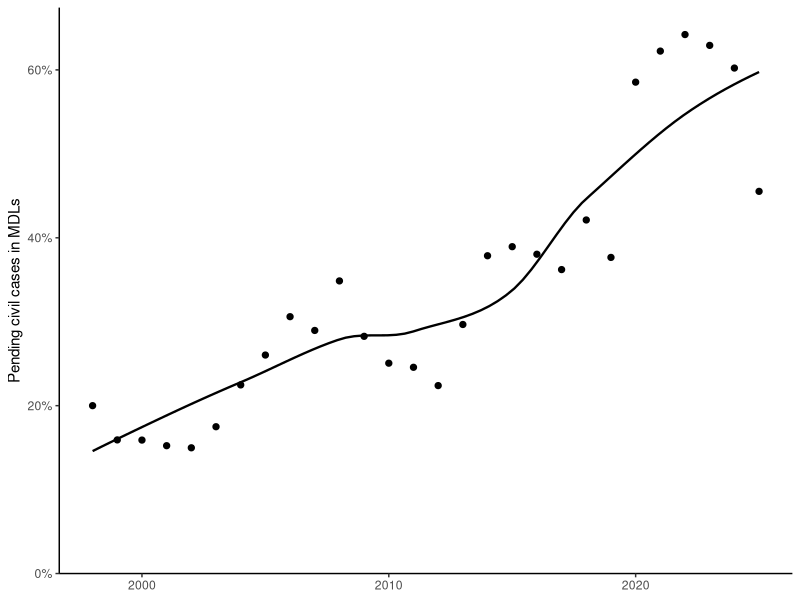

Write the R code that produced this figure.
## ---- chunk 1
#| label: fig-mdl-share
#| fig-cap: "Actions pending in MDL proceedings as a share of all pending federal civil cases, as of September 30 of each year, 1998--2025. The 2020--2024 surge reflects the 3M Combat Arms earplug MDL, whose more than 200,000 directly filed cases are counted in both figures. The curve is a LOESS fit. Sources: Admin. Off. of the U.S. Cts., *Judicial Business of the United States Courts* tbls. S-20, C-1 (1998--2025)."
#| echo: false
#| fig-width: 6.5
#| fig-height: 3.5
library(ggplot2)

mdl <- read.csv("data/mdl_share.csv")

ggplot(mdl, aes(year, pct_mdl)) +
  geom_smooth(method = "loess", formula = y ~ x, se = FALSE,
              colour = "black", linewidth = 0.8) +
  geom_point(size = 1.8) +
  scale_y_continuous(limits = c(0, NA), labels = function(x) paste0(x, "%"),
                     expand = expansion(mult = c(0, 0.05))) +
  labs(x = NULL, y = "Pending civil cases in MDLs") +
  theme_classic(base_size = 11)
